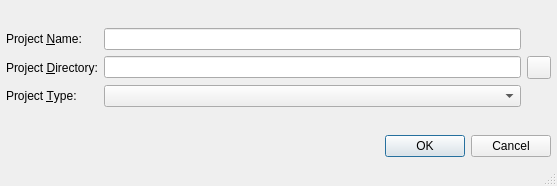
<?xml version="1.0" encoding="UTF-8"?>
<ui version="4.0">
 <class>PropertiesDialog</class>
 <widget class="QDialog" name="PropertiesDialog">
  <property name="geometry">
   <rect>
    <x>0</x>
    <y>0</y>
    <width>557</width>
    <height>186</height>
   </rect>
  </property>
  <property name="maximumSize">
   <size>
    <width>16777215</width>
    <height>16777215</height>
   </size>
  </property>
  <property name="windowTitle">
   <string>Project Properties</string>
  </property>
  <property name="whatsThis">
   <string>&lt;b&gt;Project Properties Dialog&lt;/b&gt;
&lt;p&gt;This dialog is used to show and edit the projects properties.&lt;/p&gt;
&lt;p&gt;If the project is controlled by a version control system, the &quot;Show Repository Info&quot; button displays information about the repository.&lt;/p&gt;</string>
  </property>
  <property name="sizeGripEnabled">
   <bool>true</bool>
  </property>
  <layout class="QVBoxLayout" name="verticalLayout">
   <item>
    <layout class="QGridLayout" name="gridLayout">
     <item row="1" column="1">
      <widget class="QLineEdit" name="dirEdit">
       <property name="toolTip">
        <string>Enter the project directory</string>
       </property>
       <property name="whatsThis">
        <string>&lt;b&gt;Project Directory&lt;/b&gt;
&lt;p&gt;Enter the project directory. You may select it
 with a dialog by pressing the button to the right.&lt;/p&gt;</string>
       </property>
      </widget>
     </item>
     <item row="1" column="2">
      <widget class="QToolButton" name="dirButton">
       <property name="toolTip">
        <string>Show directory selection dialog</string>
       </property>
       <property name="whatsThis">
        <string>&lt;b&gt;Project Directory&lt;/b&gt;
&lt;p&gt;Select a project directory via a directory selection dialog.&lt;/p&gt;</string>
       </property>
      </widget>
     </item>
     <item row="2" column="0">
      <widget class="QLabel" name="textLabel1_2">
       <property name="text">
        <string>Project &amp;Type:</string>
       </property>
       <property name="buddy">
        <cstring>projectTypeComboBox</cstring>
       </property>
      </widget>
     </item>
     <item row="0" column="1">
      <widget class="QLineEdit" name="nameEdit">
       <property name="toolTip">
        <string>Enter the project name</string>
       </property>
       <property name="whatsThis">
        <string>&lt;b&gt;Project Name&lt;/b&gt;
&lt;p&gt;Enter the project name&lt;/p&gt;</string>
       </property>
      </widget>
     </item>
     <item row="0" column="0">
      <widget class="QLabel" name="nameLabel">
       <property name="text">
        <string>Project &amp;Name:</string>
       </property>
       <property name="buddy">
        <cstring>nameEdit</cstring>
       </property>
      </widget>
     </item>
     <item row="1" column="0">
      <widget class="QLabel" name="dirLabel">
       <property name="text">
        <string>Project &amp;Directory:</string>
       </property>
       <property name="buddy">
        <cstring>dirEdit</cstring>
       </property>
      </widget>
     </item>
     <item row="2" column="1">
      <widget class="QComboBox" name="projectTypeComboBox">
       <property name="toolTip">
        <string>Select the type of the project</string>
       </property>
      </widget>
     </item>
    </layout>
   </item>
   <item>
    <widget class="QDialogButtonBox" name="buttonBox">
     <property name="orientation">
      <enum>Qt::Horizontal</enum>
     </property>
     <property name="standardButtons">
      <set>QDialogButtonBox::Cancel|QDialogButtonBox::Ok</set>
     </property>
    </widget>
   </item>
  </layout>
 </widget>
 <layoutdefault spacing="6" margin="6"/>
 <pixmapfunction>qPixmapFromMimeSource</pixmapfunction>
 <tabstops>
  <tabstop>nameEdit</tabstop>
  <tabstop>dirEdit</tabstop>
  <tabstop>dirButton</tabstop>
  <tabstop>projectTypeComboBox</tabstop>
  <tabstop>buttonBox</tabstop>
 </tabstops>
 <resources/>
 <connections>
  <connection>
   <sender>buttonBox</sender>
   <signal>accepted()</signal>
   <receiver>PropertiesDialog</receiver>
   <slot>accept()</slot>
   <hints>
    <hint type="sourcelabel">
     <x>57</x>
     <y>511</y>
    </hint>
    <hint type="destinationlabel">
     <x>57</x>
     <y>529</y>
    </hint>
   </hints>
  </connection>
  <connection>
   <sender>buttonBox</sender>
   <signal>rejected()</signal>
   <receiver>PropertiesDialog</receiver>
   <slot>reject()</slot>
   <hints>
    <hint type="sourcelabel">
     <x>143</x>
     <y>516</y>
    </hint>
    <hint type="destinationlabel">
     <x>145</x>
     <y>531</y>
    </hint>
   </hints>
  </connection>
 </connections>
</ui>
